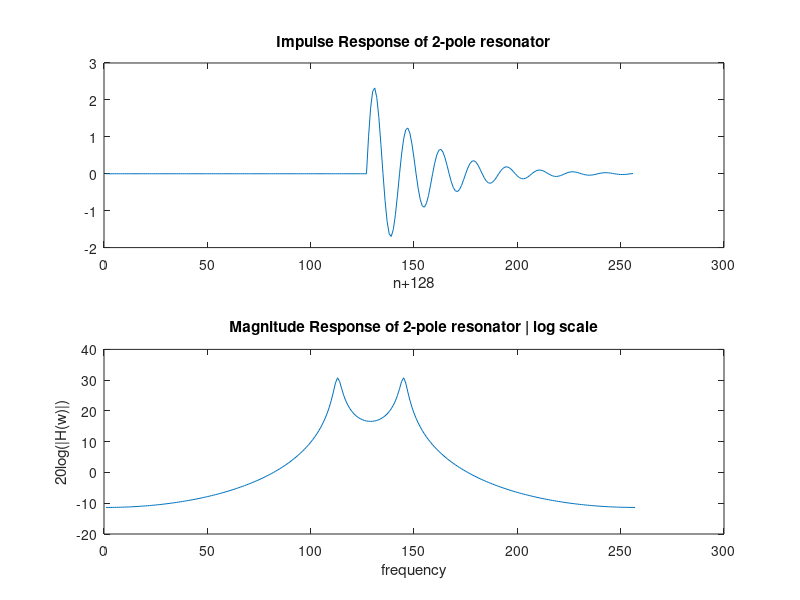
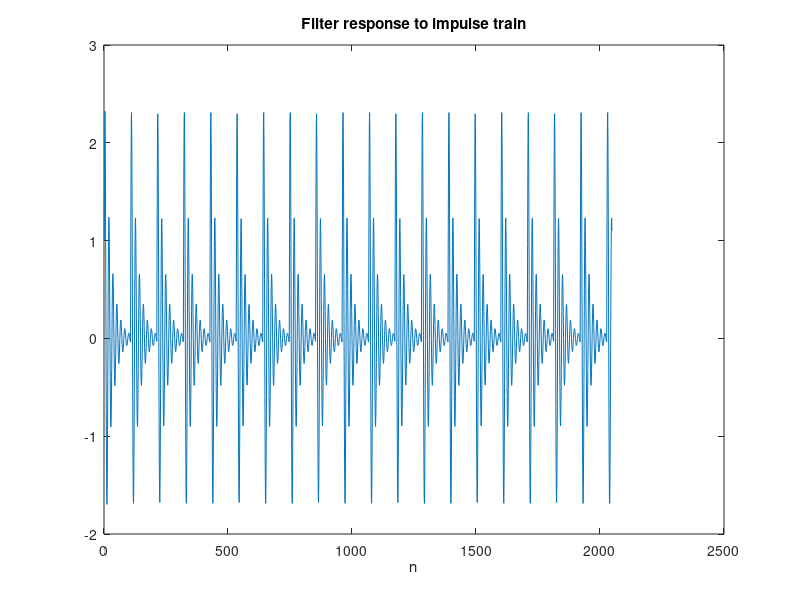

MATLAB code for these plots, in order: (Note: this script raises an error after producing the figures.)
%1
F1=1000;
B1=200;
Fs=16000;
% Evaluating the location of the poles of the filter using the frequency and
% bandwidth of the filter
r=exp(-pi*B1/Fs);
theta = 2*pi*F1/Fs;
N = 256;

Hw=zeros(N,1);
coef1 = 2*r*cos(theta);
coef2 = r^2;
% Calculating the transfer function of the filter using the difference
% equations
for j=-N/2:N/2
    w = 2*pi*j/N;
    compl = exp(-i*w);
    Hw(j+N/2+1) = 1/(1-coef1*compl+coef2*compl*compl);
end

x = zeros(N,1);
x(N/2) = 1;
y = zeros(N,1);
% To calculate the impulse response of the filter, we use the difference
% equation of the filter and put an impulse x[n] as the input, So we get
% output y[n] which is the impulse response
for n=1:N
    if(n==1)
        y(n) = x(n);
    elseif(n==2)
        y(n) = coef1*y(n-1) + x(n);
    else
        y(n) = x(n) + coef1*y(n-1) - coef2*y(n-2);
    end
end

h = y;
figure(1);
subplot(2,1,1);
plot(h);
title('Impulse Response of 2-pole resonator');
xlabel('n+128');
subplot(2,1,2);
plot(20*log10(abs(Hw)));
title('Magnitude Response of 2-pole resonator | log scale');
ylabel('20log(|H(w)|)');
xlabel('frequency');

%2
% Generating the impulse train
F0 = 150;
T0 = round(1/F0);
t = 0:1/Fs:1;
imptrain = zeros(size(t));
imptrain(1:Fs/F0:end) = 1;

% Evaluating the output using the same method of difference equations
y = zeros(8000,1);
for n=1:8000
    if(n==1)
        y(n) = imptrain(n);
    elseif(n==2)
        y(n) = coef1*y(n-1) + imptrain(n);
    else
        y(n) = imptrain(n) + coef1*y(n-1) - coef2*y(n-2);
    end
end

figure(2);
plot(y(1:2048));
xlabel('n');
title('Filter response to impulse train');

% sound(y, 16000);

%3
% All possible combinations of the given parameters of F1, B1 and F0 lead
% to the signals y1, y2, y3, y4
y1 = resonator2poleimpout(300, 100, 120);
y2 = resonator2poleimpout(1200, 200, 120);
y3 = resonator2poleimpout(300, 100, 180);
y4 = resonator2poleimpout(1200, 200, 180);

figure(3);
subplot(2,2,1);
plot(y1(1:2048));
title('F1=300, B1=100, F0=120');
xlabel('n');
subplot(2,2,2);
plot(y2(1:2048));
title('F1=1200, B1=200, F0=120');
xlabel('n');
subplot(2,2,3);
plot(y3(1:2048));
title('F1=300, B1=100, F0=180');
xlabel('n');
subplot(2,2,4);
plot(y4(1:2048));
title('F1=1200, B1=200, F0=180');
xlabel('n');

% sound(y1, 16000);
% sound(y2, 16000);
% sound(y3, 16000);
% sound(y4, 16000);

%4
%\a\
% Synthesizing the sounds of vowels
[ya120 ha120] = resonator6poleout(730, 1090, 2440, 100, 120);
[ya220 ha220] = resonator6poleout(730, 1090, 2440, 100, 220);
% sound(ya120, 16000);
% sound(ya220, 16000);
figure(4);
subplot(3,1,1);
plot(abs(fft(ha120)));
title('magnitude response of the \a\ digital filter')
subplot(3,1,2);
plot(ya120(1:2048));
title('output of 120 Hz impulse train passed through \a\ filter')
subplot(3,1,3);
plot(ya220(1:2048));
title('output of 220 Hz impulse train passed through \a\ filter')

%\i\
[yi120 hi120] = resonator6poleout(270, 2290, 3010, 100, 120);
[yi220 hi220] = resonator6poleout(270, 2290, 3010, 100, 220);
% sound(yi120, 16000);
% sound(yi220, 16000);
figure(5);
subplot(3,1,1);
plot(abs(fft(hi120)));
title('magnitude response of the \i\ digital filter')
subplot(3,1,2);
plot(yi120(1:2048));
title('output of 120 Hz impulse train passed through \i\ filter')
subplot(3,1,3);
plot(yi220(1:2048));
title('output of 220 Hz impulse train passed through \i\ filter')

%\u\
[yu120 hu120] = resonator6poleout(300, 870, 2440, 100, 120);
[yu220 hu220] = resonator6poleout(300, 870, 2440, 100, 220);
% sound(yu120, 16000);
% sound(yu220, 16000);
figure(6);
subplot(3,1,1);
plot(abs(fft(hu120)));
title('magnitude response of the \u\ digital filter')
subplot(3,1,2);
plot(yu120(1:2048));
title('output of 120 Hz impulse train passed through \u\ filter')
subplot(3,1,3);
plot(yu220(1:2048));
title('output of 220 Hz impulse train passed through \u\ filter')

%5
% We will analyze two signals ya120 and yi220
%Twin = 10ms
Tw = 0.01;
Lw = Tw*16000;
wrect = rectwin(Lw);
whamm = hamming(Lw);


% ya120
ya1 = zeros(8000,1);
ya1(1:1:Lw) = ya120(4001:1:4000+Lw).*wrect(1:1:Lw);
Ya1 = abs(fft(ya1));
ya2 = zeros(8000,1);
ya2(1:1:Lw) = ya120(4001:1:4000+Lw).*whamm(1:1:Lw);
Ya2 = abs(fft(ya2));

figure(7);
subplot(3,1,1);
plot(abs(fft(ya120)));
title('Magnitude response of the signal1 without windowing | Twin=10ms')
subplot(3,1,2);
plot(Ya1);
title('Magnitude response of the rectangular windowed signal')
subplot(3,1,3);
plot(Ya2);
title('Magnitude response of the hamming windowed signal')

%yi220
yi1 = zeros(8000,1);
yi1(1:1:Lw) = yi220(4001:1:4000+Lw).*wrect(1:1:Lw);
Yi1 = abs(fft(yi1));
yi2 = zeros(8000,1);
yi2(1:1:Lw) = yi220(4001:1:4000+Lw).*whamm(1:1:Lw);
Yi2 = abs(fft(yi2));

figure(8);
subplot(3,1,1);
plot(abs(fft(yi120)));
title('Magnitude response of the signal2 without windowing | Twin=10ms')
subplot(3,1,2);
plot(Yi1);
title('Magnitude response of the rectangular windowed signal')
subplot(3,1,3);
plot(Yi2);
title('Magnitude response of the hamming windowed signal')


%Twin = 40ms
Tw = 0.04;
Lw = Tw*16000;
wrect = rectwin(Lw);
whamm = hamming(Lw);


% ya120
ya1 = zeros(8000,1);
ya1(1:1:Lw) = ya120(4001:1:4000+Lw).*wrect(1:1:Lw);
Ya1 = abs(fft(ya1));
ya2 = zeros(8000,1);
ya2(1:1:Lw) = ya120(4001:1:4000+Lw).*whamm(1:1:Lw);
Ya2 = abs(fft(ya2));

figure(9);
subplot(3,1,1);
plot(abs(fft(ya120)));
title('Magnitude response of the signal1 without windowing | Twin=40ms')
subplot(3,1,2);
plot(Ya1);
title('Magnitude response of the rectangular windowed signal')
subplot(3,1,3);
plot(Ya2);
title('Magnitude response of the hamming windowed signal')

%yi220
yi1 = zeros(8000,1);
yi1(1:1:Lw) = yi220(4001:1:4000+Lw).*wrect(1:1:Lw);
Yi1 = abs(fft(yi1));
yi2 = zeros(8000,1);
yi2(1:1:Lw) = yi220(4001:1:4000+Lw).*whamm(1:1:Lw);
Yi2 = abs(fft(yi2));

figure(10);
subplot(3,1,1);
plot(abs(fft(yi120)));
title('Magnitude response of the signal2 without windowing | Twin=40ms')
subplot(3,1,2);
plot(Yi1);
title('Magnitude response of the rectangular windowed signal')
subplot(3,1,3);
plot(Yi2);
title('Magnitude response of the hamming windowed signal')

%Twin = 100ms
Tw = 0.1;
Lw = Tw*16000;
wrect = rectwin(Lw);
whamm = hamming(Lw);


% ya120
ya1 = zeros(8000,1);
ya1(1:1:Lw) = ya120(4001:1:4000+Lw).*wrect(1:1:Lw);
Ya1 = abs(fft(ya1));
ya2 = zeros(8000,1);
ya2(1:1:Lw) = ya120(4001:1:4000+Lw).*whamm(1:1:Lw);
Ya2 = abs(fft(ya2));

figure(11);
subplot(3,1,1);
plot(abs(fft(ya120)));
title('Magnitude response of the signal1 without windowing | Twin=100ms')
subplot(3,1,2);
plot(Ya1);
title('Magnitude response of the rectangular windowed signal')
subplot(3,1,3);
plot(Ya2);
title('Magnitude response of the hamming windowed signal')

%yi220
yi1 = zeros(8000,1);
yi1(1:1:Lw) = yi220(4001:1:4000+Lw).*wrect(1:1:Lw);
Yi1 = abs(fft(yi1));
yi2 = zeros(8000,1);
yi2(1:1:Lw) = yi220(4001:1:4000+Lw).*whamm(1:1:Lw);
Yi2 = abs(fft(yi2));

figure(12);
subplot(3,1,1);
plot(abs(fft(yi120)));
title('Magnitude response of the signal2 without windowing | Twin=100ms')
subplot(3,1,2);
plot(Yi1);
title('Magnitude response of the rectangular windowed signal')
subplot(3,1,3);
plot(Yi2);
title('Magnitude response of the hamming windowed signal')
